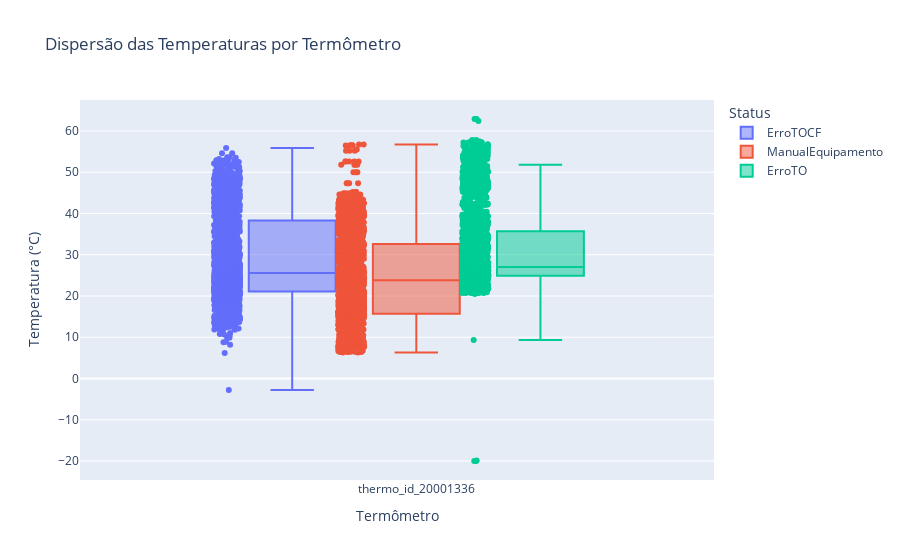

Here is the notebook cell this chart was saved with:
### Code cell
# Criando um boxplot para visualizar a dispersão
fig = px.box(
    df,
    x="original",
    y="temperatura",
    color="status",
    points="all", 
    title="Dispersão das Temperaturas por Termômetro",
    labels={"original": "Termômetro", "temperatura": "Temperatura (°C)"},
)

fig.update_layout(
    yaxis_title="Temperatura (°C)",
    xaxis_title="Termômetro",
    legend_title="Status",
)

# Exibindo o gráfico
fig.show()

### Figure 1 — Plotly figure (JSON) as saved in the notebook; plotly's stock layout.template omitted (floating-point values rounded to 4 significant figures; data arrays with more than 128 entries replaced by an {"elided": "..."} marker saying what was removed)
{"data": [{"alignmentgroup": "True", "boxpoints": "all", "hovertemplate": "status=ErroTOCF<br>Termômetro=%{x}<br>Temperatura (°C)=%{y}<extra></extra>", "legendgroup": "ErroTOCF", "marker": {"color": "#636efa"}, "name": "ErroTOCF", "notched": false, "offsetgroup": "ErroTOCF", "orientation": "v", "showlegend": true, "type": "box", "x": {"elided": "2270 str values"}, "x0": " ", "xaxis": "x", "y": {"elided": "2270 float values"}, "y0": " ", "yaxis": "y"}, {"alignmentgroup": "True", "boxpoints": "all", "hovertemplate": "status=ManualEquipamento<br>Termômetro=%{x}<br>Temperatura (°C)=%{y}<extra></extra>", "legendgroup": "ManualEquipamento", "marker": {"color": "#EF553B"}, "name": "ManualEquipamento", "notched": false, "offsetgroup": "ManualEquipamento", "orientation": "v", "showlegend": true, "type": "box", "x": {"elided": "2414 str values"}, "x0": " ", "xaxis": "x", "y": {"elided": "2414 float values"}, "y0": " ", "yaxis": "y"}, {"alignmentgroup": "True", "boxpoints": "all", "hovertemplate": "status=ErroTO<br>Termômetro=%{x}<br>Temperatura (°C)=%{y}<extra></extra>", "legendgroup": "ErroTO", "marker": {"color": "#00cc96"}, "name": "ErroTO", "notched": false, "offsetgroup": "ErroTO", "orientation": "v", "showlegend": true, "type": "box", "x": {"elided": "2490 str values"}, "x0": " ", "xaxis": "x", "y": {"elided": "2490 float values"}, "y0": " ", "yaxis": "y"}], "layout": {"boxmode": "group", "legend": {"title": {"text": "Status"}, "tracegroupgap": 0}, "title": {"text": "Dispersão das Temperaturas por Termômetro"}, "xaxis": {"anchor": "y", "domain": [0, 1], "title": {"text": "Termômetro"}}, "yaxis": {"anchor": "x", "domain": [0, 1], "title": {"text": "Temperatura (°C)"}}}}
